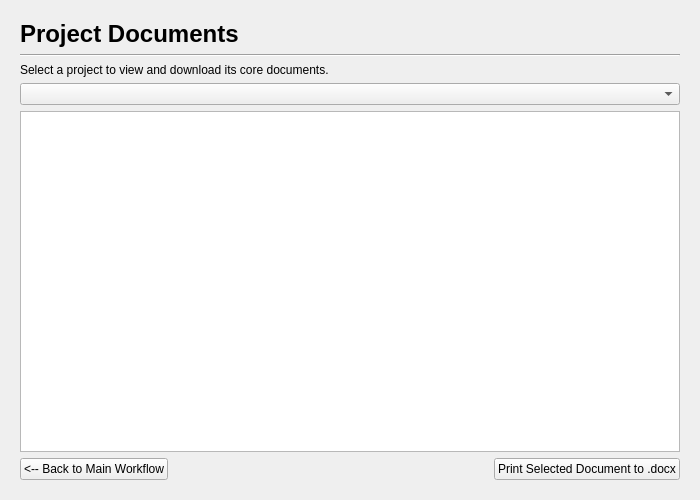
<?xml version="1.0" encoding="UTF-8"?>
<ui version="4.0">
 <class>DocumentsPage</class>
 <widget class="QWidget" name="DocumentsPage">
  <property name="geometry">
   <rect>
    <x>0</x>
    <y>0</y>
    <width>700</width>
    <height>500</height>
   </rect>
  </property>
  <property name="windowTitle">
   <string>Form</string>
  </property>
  <layout class="QVBoxLayout" name="verticalLayout">
   <property name="leftMargin">
    <number>20</number>
   </property>
   <property name="topMargin">
    <number>20</number>
   </property>
   <property name="rightMargin">
    <number>20</number>
   </property>
   <property name="bottomMargin">
    <number>20</number>
   </property>
   <item>
    <widget class="QLabel" name="headerLabel">
     <property name="text">
      <string>Project Documents</string>
     </property>
     <property name="styleSheet">
      <string notr="true">font-size: 18pt; font-weight: bold;</string>
     </property>
    </widget>
   </item>
   <item>
    <widget class="Line" name="line">
     <property name="orientation">
      <enum>Qt::Horizontal</enum>
     </property>
    </widget>
   </item>
   <item>
    <widget class="QLabel" name="instructionLabel">
     <property name="text">
      <string>Select a project to view and download its core documents.</string>
     </property>
    </widget>
   </item>
   <item>
    <widget class="QComboBox" name="projectSelectorComboBox"/>
   </item>
   <item>
    <widget class="QTableView" name="documentsTableView"/>
   </item>
   <item>
    <layout class="QHBoxLayout" name="horizontalLayout">
     <item>
      <widget class="QPushButton" name="backButton">
       <property name="text">
        <string>&lt;-- Back to Main Workflow</string>
       </property>
      </widget>
     </item>
     <item>
      <spacer name="horizontalSpacer">
       <property name="orientation">
        <enum>Qt::Horizontal</enum>
       </property>
       <property name="sizeHint" stdset="0">
        <size>
         <width>40</width>
         <height>20</height>
        </size>
       </property>
      </spacer>
     </item>
     <item>
      <widget class="QPushButton" name="exportButton">
       <property name="text">
        <string>Print Selected Document to .docx</string>
       </property>
      </widget>
     </item>
    </layout>
   </item>
  </layout>
 </widget>
 <resources/>
 <connections/>
</ui>
